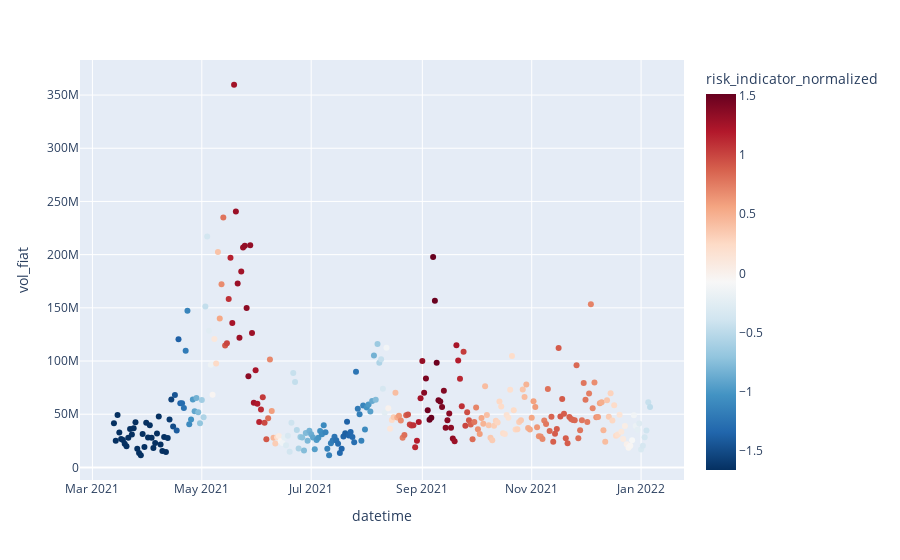

Notebook code cell kept with this figure:
### Markdown cell above
Next, we want to create another graph that can give us extra information about the risk. The second figure we are going to make is the Volume in Fiat (see this [link](https://en.wikipedia.org/wiki/Fiat_money) for further explanations.

### Code cell
px.scatter(df, x=df.index, y=df.vol_fiat, color=df.risk_indicator_normalized, color_continuous_scale='RdBu_r')

### Figure 1 — Plotly figure (JSON) as saved in the notebook; plotly's stock layout.template omitted (floating-point values rounded to 4 significant figures; data arrays with more than 128 entries replaced by an {"elided": "..."} marker saying what was removed)
{"data": [{"hovertemplate": "datetime=%{x}<br>vol_fiat=%{y}<br>risk_indicator_normalized=%{marker.color}<extra></extra>", "legendgroup": "", "marker": {"color": {"elided": "300 float values"}, "coloraxis": "coloraxis", "symbol": "circle"}, "mode": "markers", "name": "", "orientation": "v", "showlegend": false, "type": "scatter", "x": {"elided": "300 str values"}, "xaxis": "x", "y": {"elided": "300 float values"}, "yaxis": "y"}], "layout": {"coloraxis": {"colorbar": {"title": {"text": "risk_indicator_normalized"}}, "colorscale": [[0, "rgb(5,48,97)"], [0.1, "rgb(33,102,172)"], [0.2, "rgb(67,147,195)"], [0.3, "rgb(146,197,222)"], [0.4, "rgb(209,229,240)"], [0.5, "rgb(247,247,247)"], [0.6, "rgb(253,219,199)"], [0.7, "rgb(244,165,130)"], [0.8, "rgb(214,96,77)"], [0.9, "rgb(178,24,43)"], [1, "rgb(103,0,31)"]]}, "legend": {"tracegroupgap": 0}, "margin": {"t": 60}, "xaxis": {"anchor": "y", "domain": [0, 1], "title": {"text": "datetime"}}, "yaxis": {"anchor": "x", "domain": [0, 1], "title": {"text": "vol_fiat"}}}}
